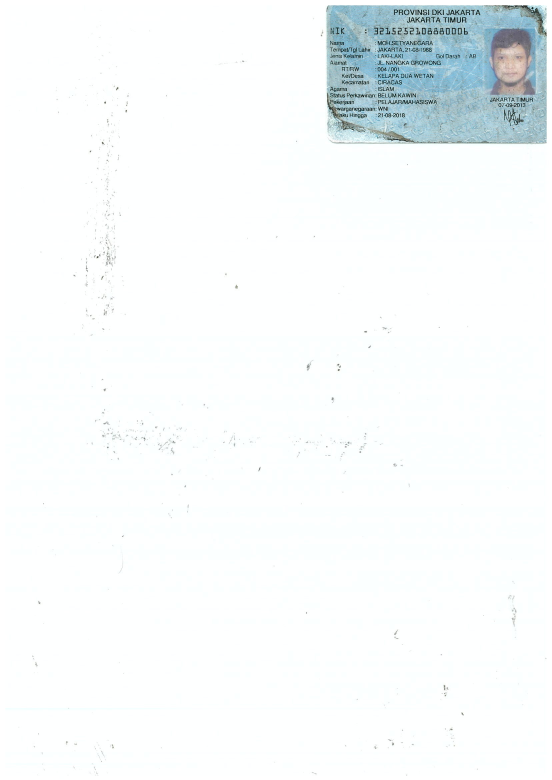
#> input picture support/cropping_data/src/ktp/26042018100053-0001-1.jpg, 1654 x 2340 px (shown at 1/3 size); its folder holds only this picture in this run
$ python crop_nik_nama.py   (older library calls are emulated)
#> lines starting #> are read from the running program, lines starting #| are printed output that depends on the picture; after the words box and inside, x2 and y2 are one past the last pixel; in counts of white or black regions, pixels touching at a corner belong together
# module 1 image cropping
#
# deskripsi: untuk mengcrop image secara otomatis terhadap ktp folder src
# input : folder src gambar .jpg
# output: folder out hasil cropping
#
# author: @kvkr
# referensi: credit card ocr *basic: https://www.pyimagesearch.com/2017/07/17/credit-card-ocr-with-opencv-and-python/
from imutils import contours
import numpy as np
import argparse
import imutils
import cv2
import glob

#set kernel
rectKernel = cv2.getStructuringElement(cv2.MORPH_RECT, (12, 7))
sqKernel = cv2.getStructuringElement(cv2.MORPH_RECT, (5, 5))

#u read folder
images = [cv2.imread(file) for file in glob.glob("src/ktp/*.jpg")]
#> images = 1 item

counter = 0
for image in images:

	#ngambil image
	#image = cv2.imread("ktp1.jpg")
	#image = imutils.resize(image, width=300)
	gray = cv2.cvtColor(image, cv2.COLOR_BGR2GRAY)
	inv = cv2.threshold(gray, 100, 255, cv2.THRESH_BINARY_INV)[1]

	tophat = cv2.morphologyEx(inv, cv2.MORPH_TOPHAT, rectKernel)

	gradX = cv2.Sobel(tophat, ddepth=cv2.CV_32F, dx=1, dy=0,
		ksize=-1)
	gradX = np.absolute(gradX)
	(minVal, maxVal) = (np.min(gradX), np.max(gradX))
	gradX = (255 * ((gradX - minVal) / (maxVal - minVal)))
	gradX = gradX.astype("uint8")

	gradX = cv2.morphologyEx(gradX, cv2.MORPH_CLOSE, rectKernel)
	thresh = cv2.threshold(gradX, 0, 255,
		cv2.THRESH_BINARY | cv2.THRESH_OTSU)[1]

	# apply a second closing operation to the binary image, again
	# to help close gaps between credit card number regions
	thresh = cv2.morphologyEx(thresh, cv2.MORPH_CLOSE, sqKernel)

	#contouring
	cnts = cv2.findContours(thresh.copy(), cv2.RETR_EXTERNAL,
		cv2.CHAIN_APPROX_SIMPLE)
	cnts = cnts[0] if imutils.is_cv2() else cnts[1]
	locs = []
	rec = image

	for (i, c) in enumerate(cnts):
		# compute the bounding box of the contour, then use the
		# bounding box coordinates to derive the aspect ratio
		(x, y, w, h) = cv2.boundingRect(c)
		ar = w / float(h)
	 	#print("masuk_loop")
		# since credit cards used a fixed size fonts with 4 groups
		# of 4 digits, we can prune potential contours based on the
		# aspect ratio
		#if ar > 2.5 and ar < 4.0:
			# contours can further be pruned on minimum/maximum width
			# and height
		if (w > 100 and w < 400) and (h > 11 and h < 22 and (y > 100 and y < 125)):
			# append the bounding box region of the digits group
			# to our locations list
			locs.append((x, y, w, h))
			#rec = cv2.rectangle(image,(x,y),(w+x,h+y),(0,255,0),3)
			#print("masuk_if")
		if (w > 280 and w < 290) and (h > 15 and h < 40):
			locs.append((x, y, w, h))

	#potong
	print(locs)
	(x,y,w,h) = locs[0]
	img = image[y-5:y+h+5,x+3:x+w+3] # y = atas ke bawah y+h = bawah ke bawah x = kiri ke kanan x+w = kiri ke kiri
	(x,y,w,h) = locs[1]
	img2 = image[y-5:y+h+5,x-3:x+w+3]
	#img = imutils.resize(img, height=35, width=285)
	name1 = "nama%d" % (counter)
	name2 = "nik%d" % (counter)
	counter += 1
	cv2.imwrite("out/"+name1+".png", img)
	cv2.imwrite("out/"+name2+".png", img2)
	cv2.imshow("th3", img2)
	cv2.waitKey(0)
#> this loop made 1 pass
#> (minVal, maxVal, name1, name2) on pass 1: (0, 4080, 'nama0', 'nik0')
#| [(1126, 117, 174, 19), (1121, 83, 284, 21)]
#> pass 1, `gray = cv2.cvtColor(image, cv2.COLOR_BGR2GRAY)`:
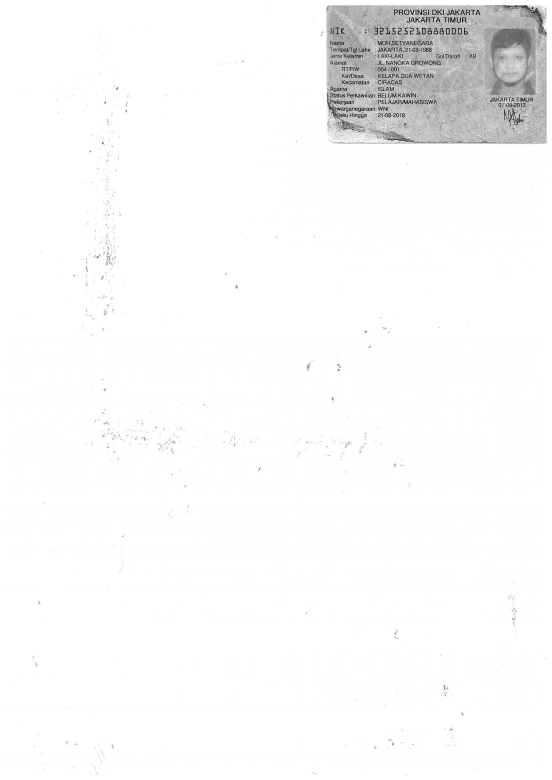
#> gray: shape (2340, 1654) (shown at 1/3 size); min 1, max 255, mean 248.6
#> pass 1, `inv = cv2.threshold(gray, 100, 255, cv2.THRESH_BINARY_INV)[1]`:
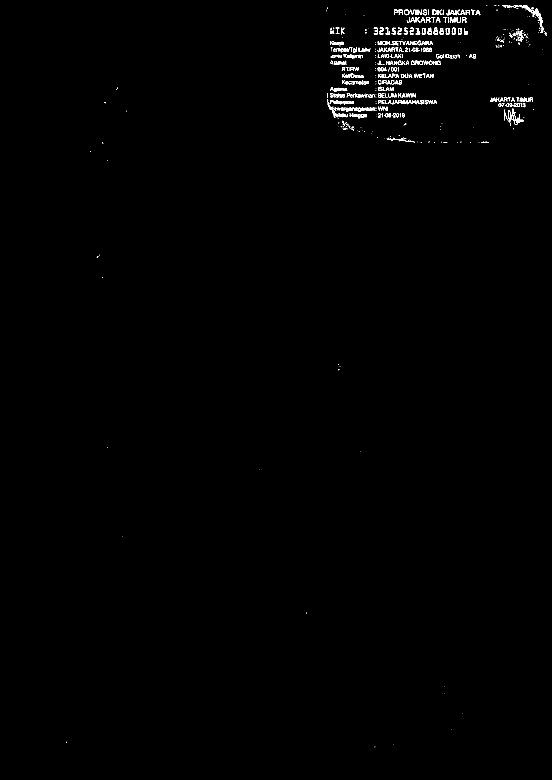
#> inv: shape (2340, 1654) (shown at 1/3 size); 0.5% white in thin lines or dots, all inside (x1, y1, x2, y2) = (199, 16, 1640, 2242)
#> pass 1, `gradX = cv2.Sobel(tophat, ddepth=cv2.CV_32F, dx=1, dy=0, ksize=-1)`:
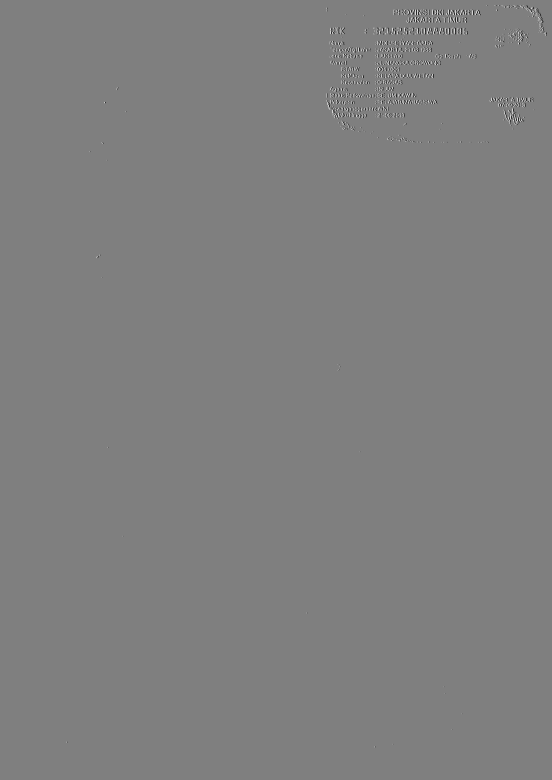
#> gradX: shape (2340, 1654) float32 (shown at 1/3 size); min -4080, max 4080, mean 0; drawn with min black and max white
#> after the loop, counter = 1

$ run again, on support/cropping_data/src/ktp/26042018100053-0001-2.jpg
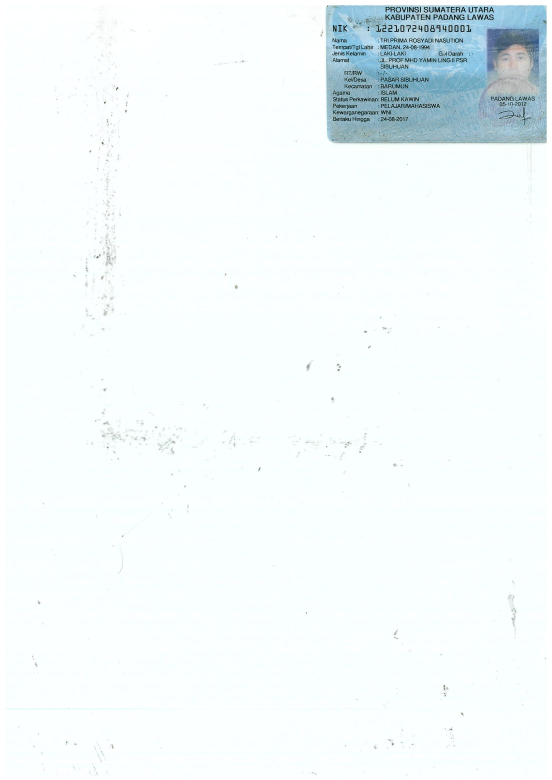
#> input picture support/cropping_data/src/ktp/26042018100053-0001-2.jpg, 1654 x 2340 px (shown at 1/3 size)
#> images = 1 item
#> the loop `for image in images:  #ngambil image #image = cv2.imread("ktp1.jpg")` made 1 pass
#> (minVal, maxVal, name1, name2) on pass 1: (0, 4080, 'nama0', 'nik0')
#> (printed output is left out)
#> pass 1, `gray = cv2.cvtColor(image, cv2.COLOR_BGR2GRAY)`:
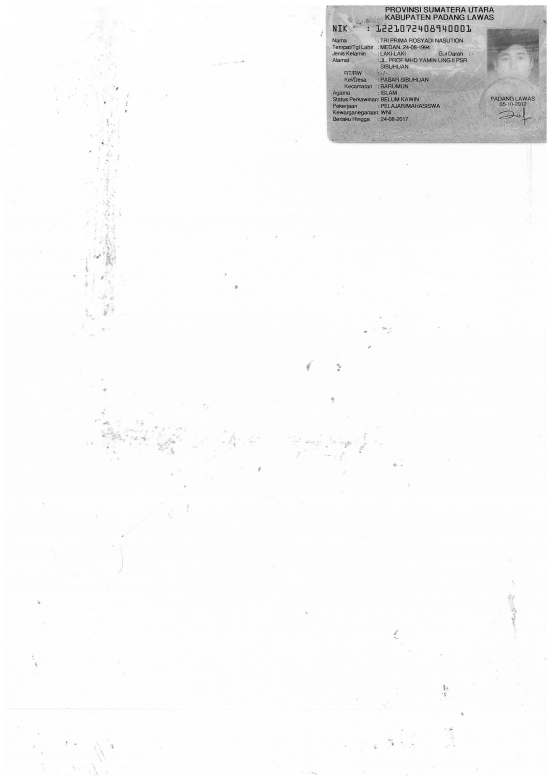
#> gray: shape (2340, 1654) (shown at 1/3 size); min 0, max 255, mean 246.9
#> pass 1, `inv = cv2.threshold(gray, 100, 255, cv2.THRESH_BINARY_INV)[1]`:
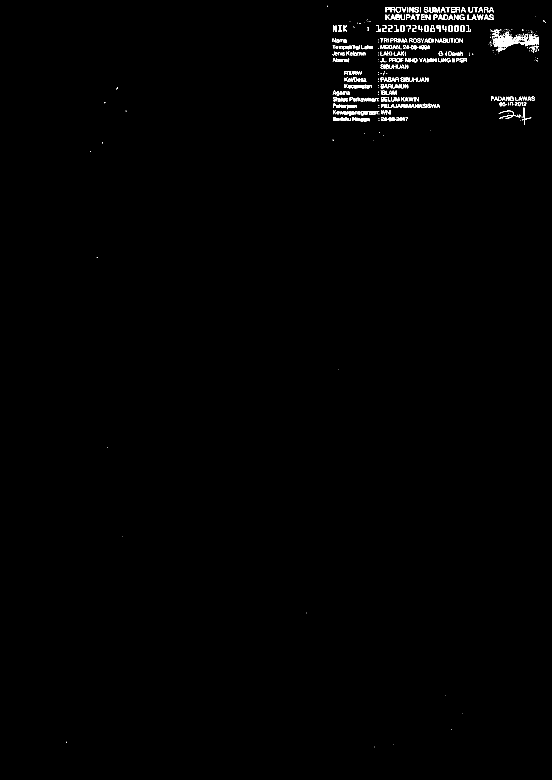
#> inv: shape (2340, 1654) (shown at 1/3 size); 0.6% white in thin lines or dots, all inside (x1, y1, x2, y2) = (199, 16, 1637, 2242)
#> after the loop `for image in images:`: counter = 1

$ run again, on support/cropping_data/src/ktp/26042018100053-0001-3.jpg
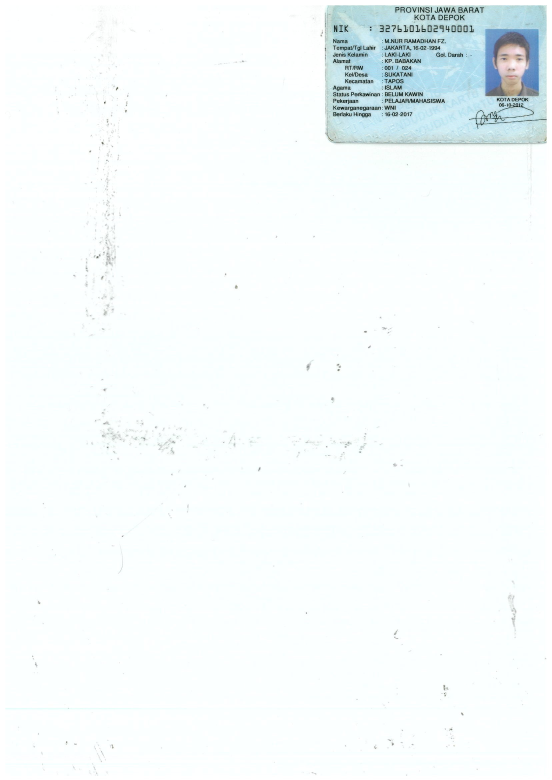
#> input picture support/cropping_data/src/ktp/26042018100053-0001-3.jpg, 1654 x 2340 px (shown at 1/3 size)
#> images = 1 item
#> the loop `for image in images:  #ngambil image #image = cv2.imread("ktp1.jpg")` made 1 pass
#> (minVal, maxVal, name1, name2) on pass 1: (0, 4080, 'nama0', 'nik0')
#> (printed output is left out)
#> pass 1, `gray = cv2.cvtColor(image, cv2.COLOR_BGR2GRAY)`:
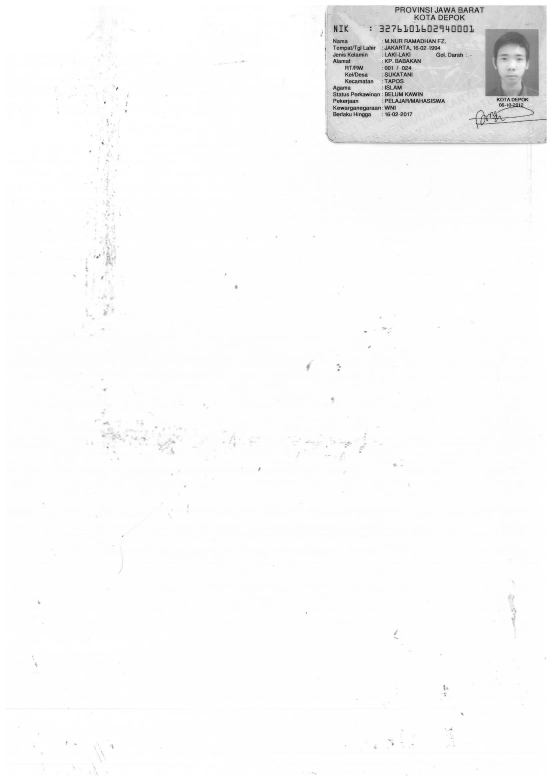
#> gray: shape (2340, 1654) (shown at 1/3 size); min 2, max 255, mean 249.3
#> pass 1, `inv = cv2.threshold(gray, 100, 255, cv2.THRESH_BINARY_INV)[1]`:
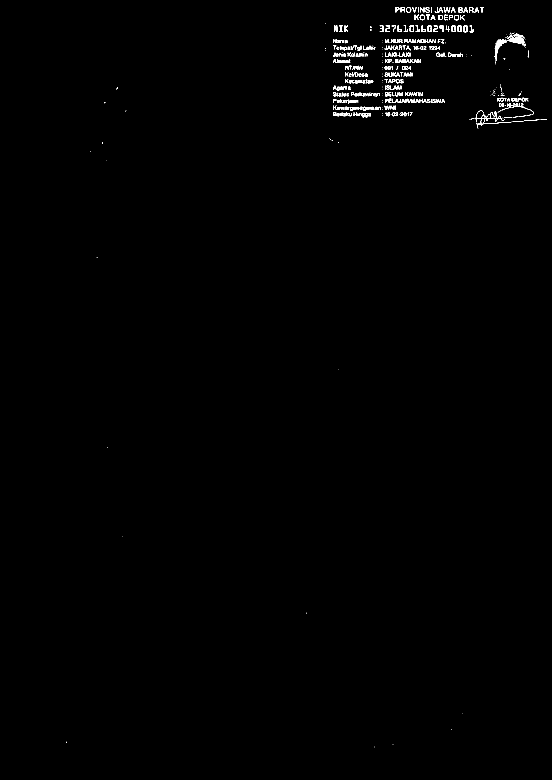
#> inv: shape (2340, 1654) (shown at 1/3 size); 0.47% white in thin lines or dots, all inside (x1, y1, x2, y2) = (199, 21, 1640, 2242)
#> after the loop `for image in images:`: counter = 1
